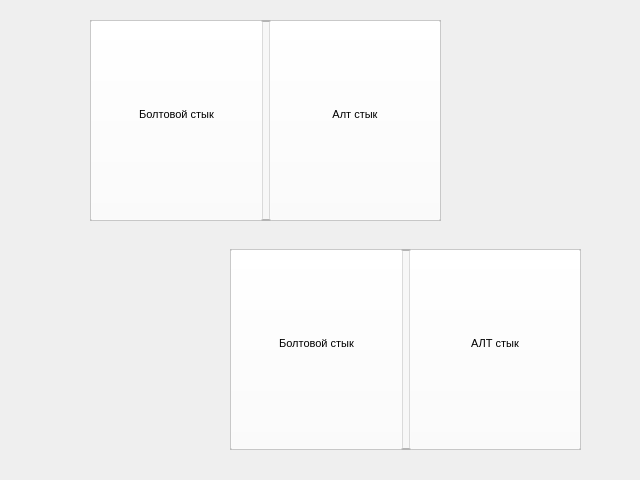
<?xml version="1.0" encoding="UTF-8"?>
<ui version="4.0">
 <class>WrongCalibrationMsg</class>
 <widget class="QWidget" name="WrongCalibrationMsg">
  <property name="enabled">
   <bool>true</bool>
  </property>
  <property name="geometry">
   <rect>
    <x>0</x>
    <y>0</y>
    <width>640</width>
    <height>480</height>
   </rect>
  </property>
  <property name="sizePolicy">
   <sizepolicy hsizetype="Expanding" vsizetype="Minimum">
    <horstretch>0</horstretch>
    <verstretch>0</verstretch>
   </sizepolicy>
  </property>
  <property name="windowTitle">
   <string>Form</string>
  </property>
  <property name="autoFillBackground">
   <bool>false</bool>
  </property>
  <property name="styleSheet">
   <string notr="true"/>
  </property>
  <widget class="QWidget" name="leftCheckCalibrationWidget" native="true">
   <property name="enabled">
    <bool>true</bool>
   </property>
   <property name="geometry">
    <rect>
     <x>90</x>
     <y>20</y>
     <width>351</width>
     <height>201</height>
    </rect>
   </property>
   <property name="sizePolicy">
    <sizepolicy hsizetype="Minimum" vsizetype="Minimum">
     <horstretch>0</horstretch>
     <verstretch>0</verstretch>
    </sizepolicy>
   </property>
   <property name="autoFillBackground">
    <bool>false</bool>
   </property>
   <property name="styleSheet">
    <string notr="true">QWidget#leftCheckCalibrationWidget{ background-color: rgba(255, 255, 255, 120);
    border-style: solid;
    border-width: 2px;
    border-color: rgba(105,105,105,120);
}</string>
   </property>
   <layout class="QVBoxLayout" name="verticalLayout_5">
    <item>
     <layout class="QVBoxLayout" name="verticalLayout" stretch="0">
      <item>
       <layout class="QHBoxLayout" name="horizontalLayout">
        <item>
         <widget class="QPushButton" name="leftSideBoltJointBtn">
          <property name="sizePolicy">
           <sizepolicy hsizetype="Minimum" vsizetype="Preferred">
            <horstretch>0</horstretch>
            <verstretch>0</verstretch>
           </sizepolicy>
          </property>
          <property name="font">
           <font>
            <pointsize>8</pointsize>
           </font>
          </property>
          <property name="styleSheet">
           <string notr="true">background-color: rgba(255,255,255,120);
</string>
          </property>
          <property name="text">
           <string>Болтовой стык
</string>
          </property>
         </widget>
        </item>
        <item>
         <widget class="QPushButton" name="leftSideALTBtn">
          <property name="sizePolicy">
           <sizepolicy hsizetype="Minimum" vsizetype="Preferred">
            <horstretch>0</horstretch>
            <verstretch>0</verstretch>
           </sizepolicy>
          </property>
          <property name="font">
           <font>
            <pointsize>8</pointsize>
           </font>
          </property>
          <property name="styleSheet">
           <string notr="true">background-color: rgba(255,255,255,120);</string>
          </property>
          <property name="text">
           <string>Алт стык
</string>
          </property>
         </widget>
        </item>
       </layout>
      </item>
     </layout>
    </item>
   </layout>
  </widget>
  <widget class="QWidget" name="rightCheckCalibrationWidget" native="true">
   <property name="enabled">
    <bool>true</bool>
   </property>
   <property name="geometry">
    <rect>
     <x>230</x>
     <y>249</y>
     <width>351</width>
     <height>201</height>
    </rect>
   </property>
   <property name="sizePolicy">
    <sizepolicy hsizetype="Minimum" vsizetype="Minimum">
     <horstretch>0</horstretch>
     <verstretch>0</verstretch>
    </sizepolicy>
   </property>
   <property name="autoFillBackground">
    <bool>false</bool>
   </property>
   <property name="styleSheet">
    <string notr="true">QWidget#rightCheckCalibrationWidget{ background-color: rgba(255, 255, 255, 120);
    border-style: solid;
    border-width: 2px;
    border-color: rgba(105, 105, 105, 120);
}</string>
   </property>
   <layout class="QVBoxLayout" name="verticalLayout_6">
    <item>
     <layout class="QVBoxLayout" name="verticalLayout_2" stretch="10">
      <item>
       <layout class="QHBoxLayout" name="horizontalLayout_2" stretch="0,0">
        <property name="spacing">
         <number>6</number>
        </property>
        <item>
         <widget class="QPushButton" name="rightSideBoltJointBtn">
          <property name="sizePolicy">
           <sizepolicy hsizetype="Minimum" vsizetype="Preferred">
            <horstretch>0</horstretch>
            <verstretch>0</verstretch>
           </sizepolicy>
          </property>
          <property name="font">
           <font>
            <pointsize>8</pointsize>
           </font>
          </property>
          <property name="styleSheet">
           <string notr="true">
background-color: rgba(255,255,255,120);


</string>
          </property>
          <property name="text">
           <string>Болтовой стык
</string>
          </property>
         </widget>
        </item>
        <item>
         <widget class="QPushButton" name="rightSideALTBtn">
          <property name="sizePolicy">
           <sizepolicy hsizetype="Minimum" vsizetype="Preferred">
            <horstretch>0</horstretch>
            <verstretch>0</verstretch>
           </sizepolicy>
          </property>
          <property name="font">
           <font>
            <pointsize>8</pointsize>
           </font>
          </property>
          <property name="styleSheet">
           <string notr="true">background-color: rgba(255,255,255,120);
</string>
          </property>
          <property name="text">
           <string>АЛТ стык
</string>
          </property>
         </widget>
        </item>
       </layout>
      </item>
     </layout>
    </item>
   </layout>
  </widget>
 </widget>
 <resources/>
 <connections/>
</ui>
